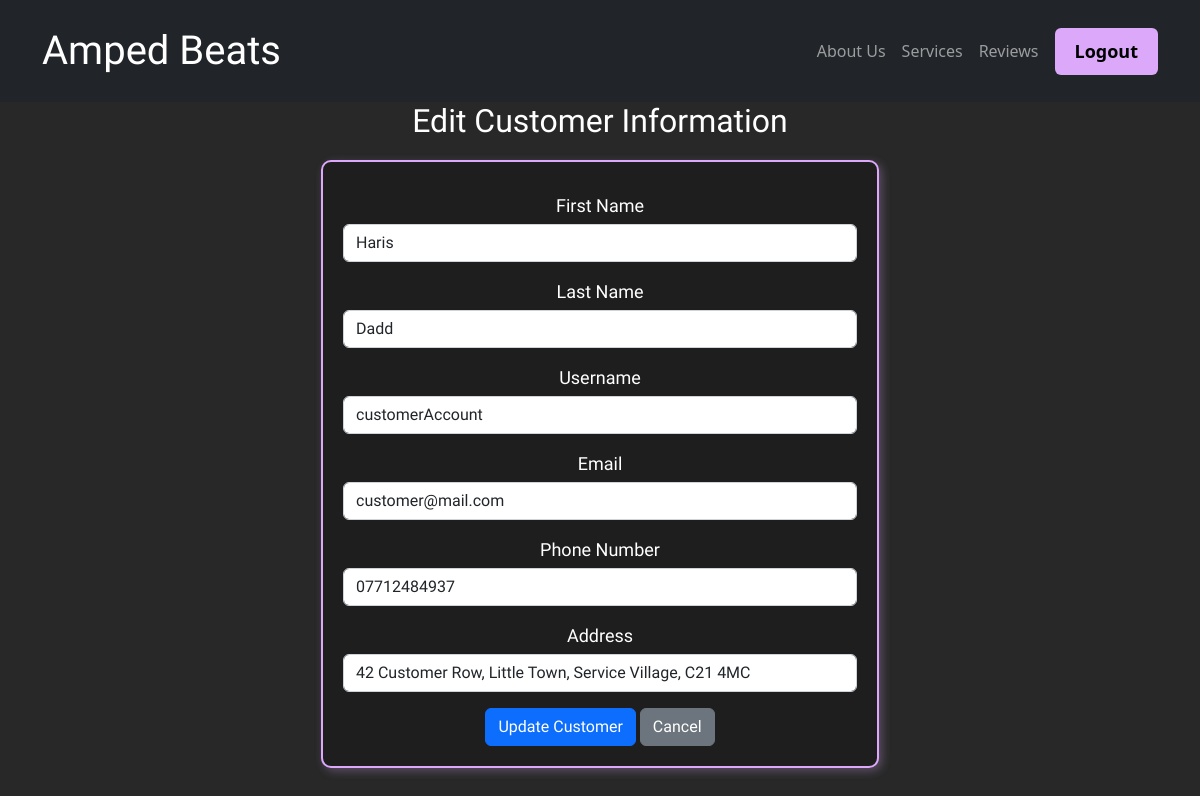
Page /customer_account_management.php (signed in) on the committed database.
### tables this page shows
CREATE TABLE `customer` (
  `customerID` int(8) NULL AUTO_INCREMENT,
  `accountID` int(8) NULL,
  `firstName` varchar(255) NOT NULL,
  `lastName` varchar(255) NOT NULL,
  PRIMARY KEY (`customerID`),
  KEY `accountID` (`accountID`)
);

CREATE TABLE `account` (
  `accountID` int(8) NULL AUTO_INCREMENT,
  `customerID` int(8) NULL,
  `discjockeyID` int(8) NULL,
  `adminID` int(8) NULL,
  `username` varchar(255) NOT NULL,
  `password` varchar(255) NOT NULL,
  `email` varchar(255) NOT NULL,
  `phone` varchar(11) NOT NULL,
  `address` varchar(255) NOT NULL,
  PRIMARY KEY (`accountID`),
  KEY `customerID` (`customerID`),
  KEY `discjockeyID` (`discjockeyID`)
);

### customer_account_management.php (the view, shortened to what this page needs)
<?php
include "db_connection.php";
$customerID = $_SESSION["customerID"];
if ($customerID) {
    $query = "SELECT customer.customerID, customer.firstName, customer.lastName, account.username, account.email, account.phone, account.address
              FROM customer customer
              JOIN account account ON customer.accountID = account.accountID
              WHERE customer.customerID = ?";
    $stmt = $mysqli->prepare($query);
    $stmt->bind_param("i", $customerID);
    $stmt->execute();
    $result = $stmt->get_result();
    $customer = $result->fetch_assoc();
} else {
    die("Invalid request!");
}
?>
<!DOCTYPE html>
<html lang="en">
<head>
    <link href="https://cdn.jsdelivr.net/npm/bootstrap@5.2.3/dist/css/bootstrap.min.css" rel="stylesheet">
    <link rel="stylesheet" type="text/css" href="styles/account_management.css" />
</head>
<body>
<nav class="navbar navbar-dark navbar-expand-md bg-dark py-3">
    <div class="container">
        <a class="navbar-brand d-flex align-items-center" href="index1.php">
            <span id="logoText">Amped Beats</span>
        </a>
        <div class="collapse navbar-collapse" id="navcol-5">
            <ul class="navbar-nav ms-auto">
                <li class="nav-item"><a class="nav-link" href="about_us1.php">About Us</a></li>
                <li class="nav-item"><a class="nav-link" href="services1.php">Services</a></li>
                <li class="nav-item"><a class="nav-link" href="reviews">Reviews</a></li>
            </ul>
            <form class="navbar-form" action="customer_dashboard.php" method="post">
                <button class="btn btn-primary ms-md-2" name="logout" type="submit">Logout</button>
            </form>
        </div>
    </div>
</nav>
    <div class="container">
        <h2>Edit Customer Information</h2>
        <form id="form_main" method="post">
            <div class="mb-3">
                <label>First Name</label>
                <input type="text" name="first_name" class="form-control" value="<?php echo $customer['firstName']; ?>" required>
            </div>
            <div class="mb-3">
                <label>Last Name</label>
                <input type="text" name="last_name" class="form-control" value="<?php echo $customer['lastName']; ?>" required>
            </div>
            <div class="mb-3">
                <label>Username</label>
                <input type="text" name="username" class="form-control" value="<?php echo $customer['username']; ?>" required>
            </div>
            <div class="mb-3">
                <label>Email</label>
                <input type="email" name="email" class="form-control" value="<?php echo $customer['email']; ?>" required>
            </div>
            <div class="mb-3">
                <label>Phone Number</label>
                <input type="tel" name="phoneNumber" class="form-control" value="<?php echo $customer['phone']; ?>" required>
            </div>
            <div class="mb-3">
                <label>Address</label>
                <input type="text" name="address" class="form-control" value="<?php echo $customer['address']; ?>" required>
            </div>
            <button type="submit" class="btn btn-primary">Update Customer</button>
            <a href="customer_dashboard.php" class="btn btn-secondary">Cancel</a>
        </form>
    </div>
</body>
</html>

### styles/account_management.css (style rules this page uses)
html, body { background-color: #282828; color: white; text-align: center; margin: 0; padding: 0; }
.navbar { margin-bottom: 0; }
.navbar form button { background-color: #DCA8FA; color: black; font-size: 18px; font-weight: bold; border: none; cursor: pointer; margin-left: 15px; padding: 10px 20px; transition: background-color 0.3s ease; }
#logoText { font-family: "Black Ops One", sans-serif; font-size: 200%; }
h2 { font-family: "Jockey One", sans-serif; color: white; }
#form_main { background-color: #1e1e1e; width: 50%; margin: 20px auto; padding: 20px; border-radius: 10px; border: 2px solid #DCA8FA; box-shadow: 3px 3px 10px rgba(220, 168, 250, 0.3); font-family: "Jockey One", sans-serif; }
label { font-size: 18px; color: white; display: block; margin-top: 10px; }
input, textarea { width: 90%; padding: 10px; margin-top: 5px; border-radius: 5px; border: 1px solid #DCA8FA; background-color: #282828; color: white; font-size: 16px; }

### rows in the picture
customer: first_name "Haris", last_name "Dadd", username "customerAccount", email "customer@mail.com", phoneNumber "07712484937", address "42 Customer Row, Little Town, Service Village, C21 4MC"
